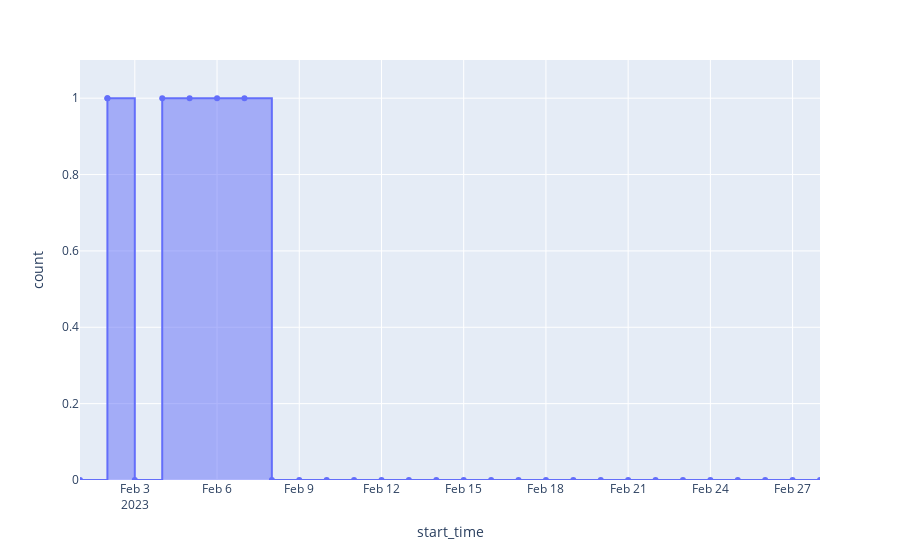

The notebook cell this image was saved under:
### Code cell
ymax = np.max(fig.data[0]['y'])
print(ymax)
ymax *= 1.1
#ymax = int(ymax)
print(ymax)
fig.update_layout(yaxis_range=[0, ymax])
fig.show()

### Figure 1 — Plotly figure (JSON) as saved in the notebook; plotly's stock layout.template omitted (floating-point values rounded to 4 significant figures)
{"data": [{"fill": "tozeroy", "hovertemplate": "start_time=%{x}<br>count=%{y}<extra></extra>", "legendgroup": "", "line": {"color": "#636efa", "dash": "solid", "shape": "hv"}, "marker": {"symbol": "circle"}, "mode": "lines+markers", "name": "", "orientation": "v", "showlegend": false, "type": "scatter", "x": ["2023-02-01", "2023-02-02", "2023-02-02", "2023-02-03", "2023-02-04", "2023-02-05", "2023-02-06", "2023-02-07", "2023-02-08", "2023-02-09", "2023-02-10", "2023-02-11", "2023-02-12", "2023-02-13", "2023-02-14", "2023-02-15", "2023-02-16", "2023-02-17", "2023-02-18", "2023-02-19", "2023-02-20", "2023-02-21", "2023-02-22", "2023-02-23", "2023-02-24", "2023-02-25", "2023-02-26", "2023-02-27", "2023-02-28"], "xaxis": "x", "y": [0, 1, 1, 0, 1, 1, 1, 1, 0, 0, 0, 0, 0, 0, 0, 0, 0, 0, 0, 0, 0, 0, 0, 0, 0, 0, 0, 0, 0], "yaxis": "y"}], "layout": {"legend": {"tracegroupgap": 0}, "margin": {"t": 60}, "xaxis": {"anchor": "y", "domain": [0, 1], "title": {"text": "start_time"}}, "yaxis": {"anchor": "x", "domain": [0, 1], "range": [0, 1.1], "title": {"text": "count"}}}}
